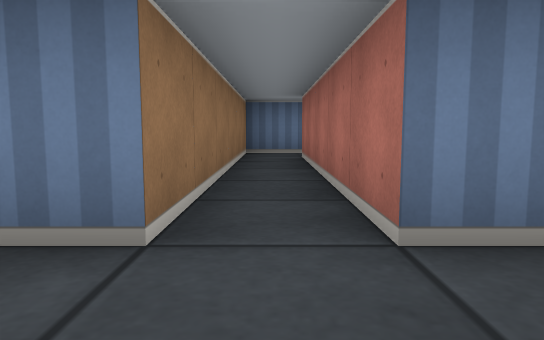
view 1 (above)

24 first-person views from a walk through a cub3D maze. The camera is about half as high as the walls, tilts 6° down and sees 70° across. The floor is counted in squares. Each view is taken from the middle of a square. On the plan, view 1 faces up. The plan holds only what a view shows up to about 9 squares ahead; the rest is blank.

view 2
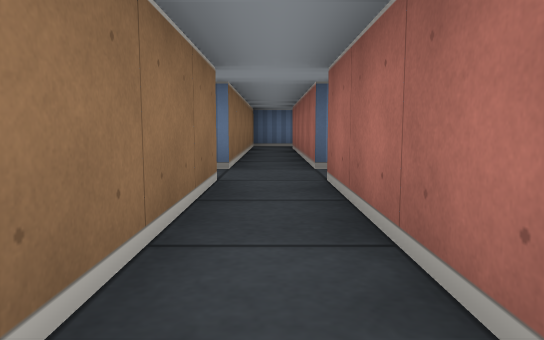

view 3
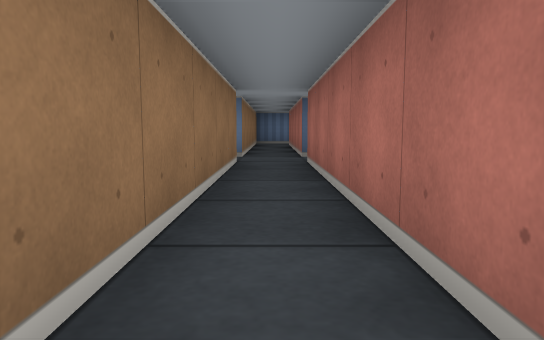

view 4
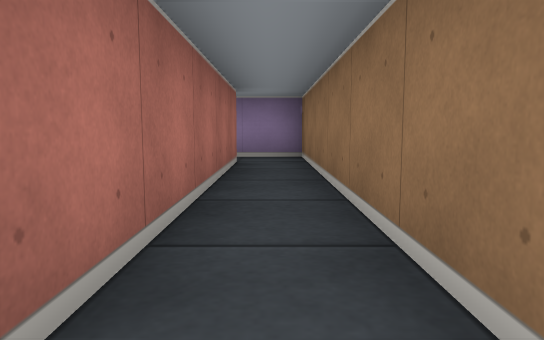

view 5
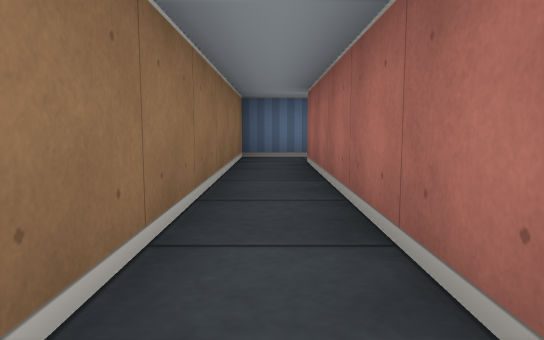

view 6
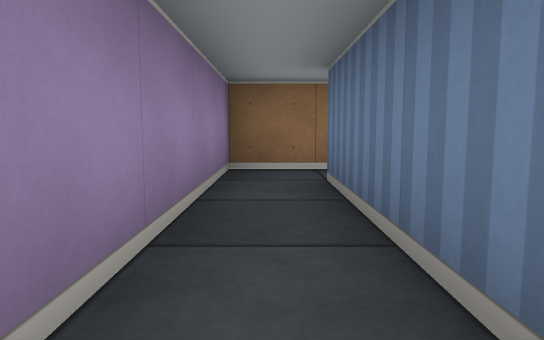

view 7
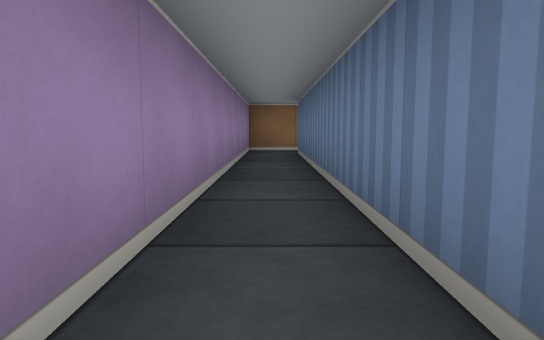

view 8
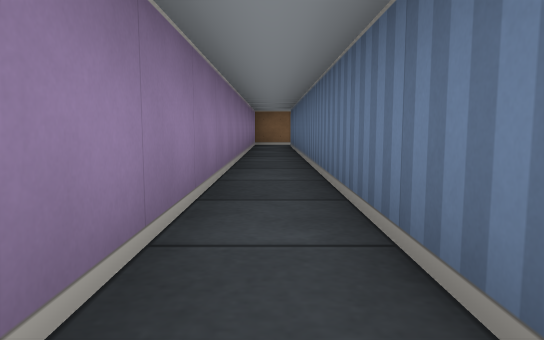

view 9
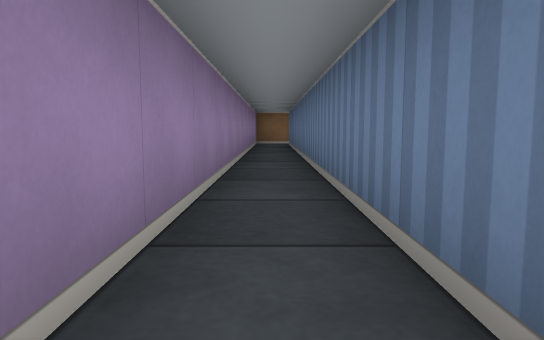

view 10
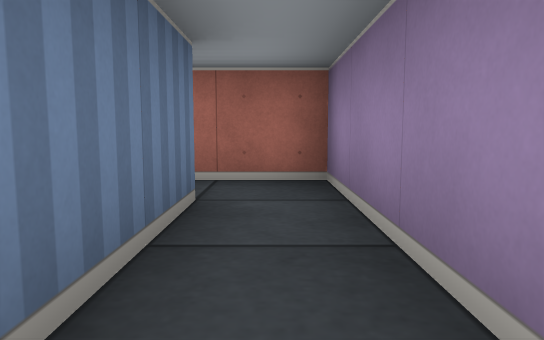

view 11
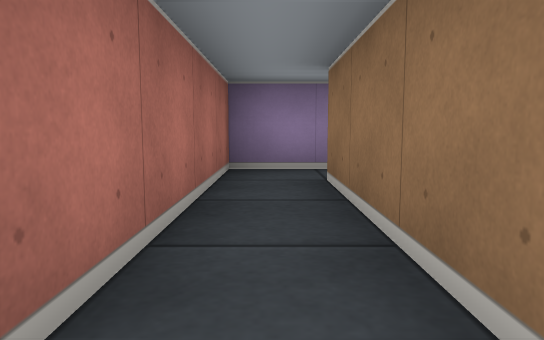

view 12
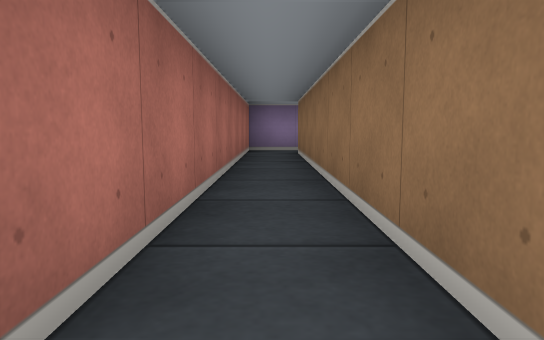

view 13
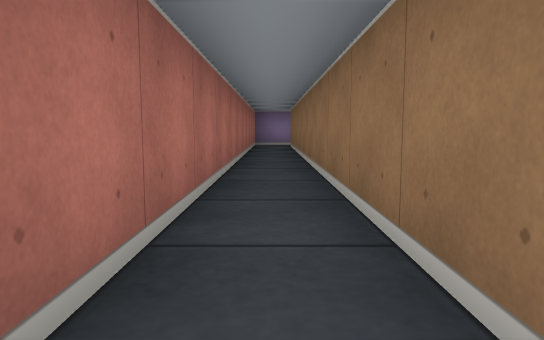

view 14
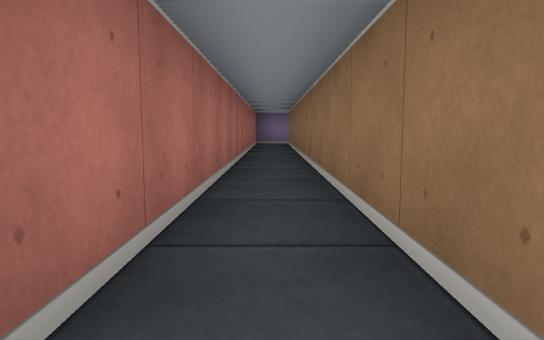

view 15
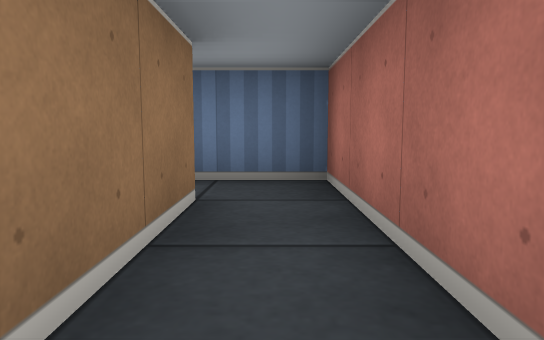

view 16
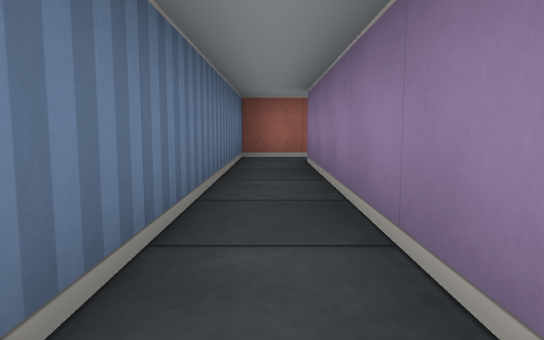

view 17
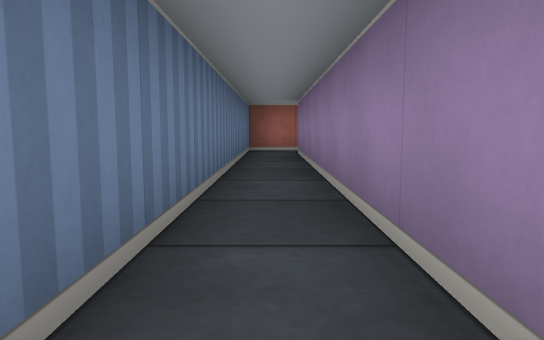

view 18
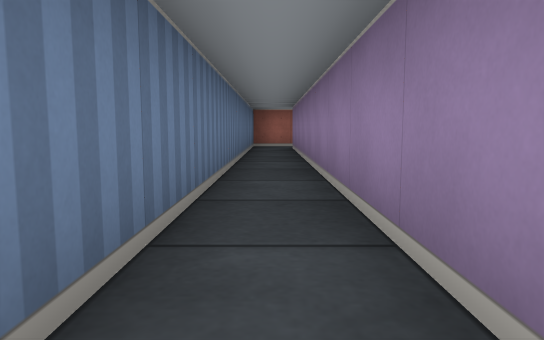

view 19
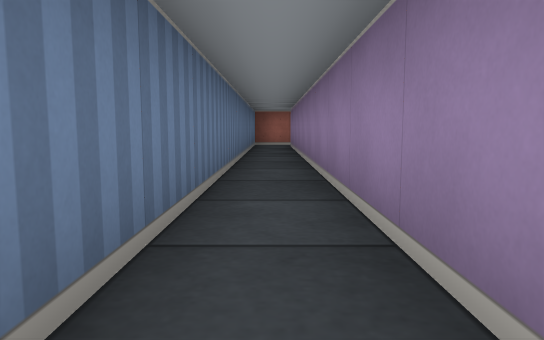

view 20
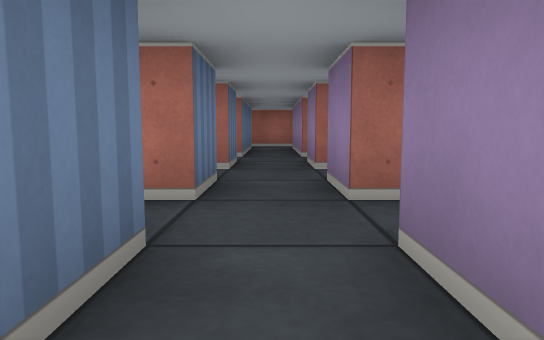

view 21
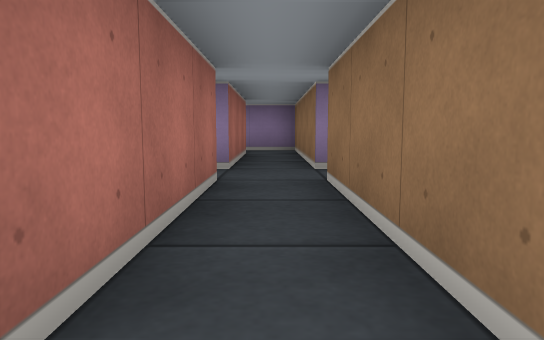

view 22
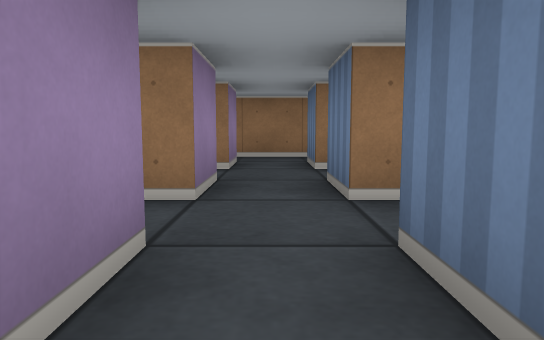

view 23
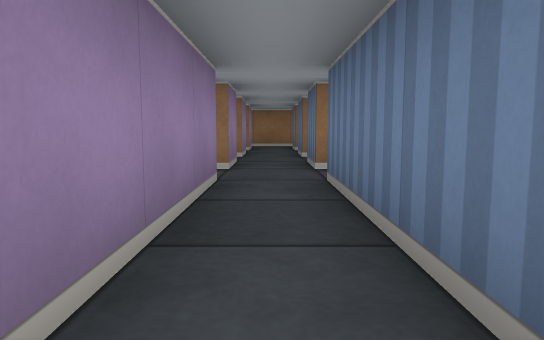

view 24
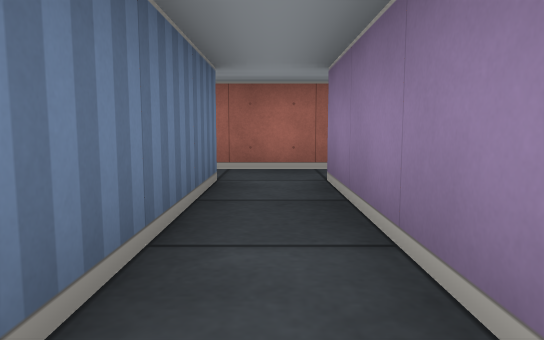

### Floor plan
Key: @ floor where view 1 was taken; # wall or solid block; . floor.
Columns run from 3 left of view 1 to 13 right of it. Each row starts with its distance up from view 1.
  8   ###############
  7   #.............#
  6   #.###########.#
  5   #.#.        #.#
  4   #.#.#       #.#
  3   #.#.#       #.#
  2 #.#.#.#.###.# #.#
  1 #...........# #.#
  0 # #@#.#.###.# #.#
 -1   #.#.#       #.#
 -2   #.#.#       #.#
 -3   #.#.        #.#
 -4   #.###########.#
 -5   #.............#
 -6   ###############

Where each view was taken, in squares from view 1:
view 1: 0 up, 0 right, facing up
view 2: 3 down, 0 right, facing up
view 3: 5 down, 0 right, facing up
view 4: 1 up, 0 right, facing down
view 5: 1 up, 0 right, facing up
view 6: 5 down, 4 right, facing left
view 7: 5 down, 8 right, facing left
view 8: 5 down, 11 right, facing left
view 9: 5 down, 12 right, facing left
view 10: 5 down, 9 right, facing right
view 11: 1 down, 12 right, facing down
view 12: 3 up, 12 right, facing down
view 13: 6 up, 12 right, facing down
view 14: 7 up, 12 right, facing down
view 15: 4 up, 12 right, facing up
view 16: 7 up, 6 right, facing right
view 17: 7 up, 4 right, facing right
view 18: 7 up, 2 right, facing right
view 19: 7 up, 1 right, facing right
view 20: 1 up, 2 left, facing right
view 21: 5 up, 2 right, facing down
view 22: 1 up, 4 right, facing left
view 23: 1 up, 8 right, facing left
view 24: 1 up, 4 right, facing right
